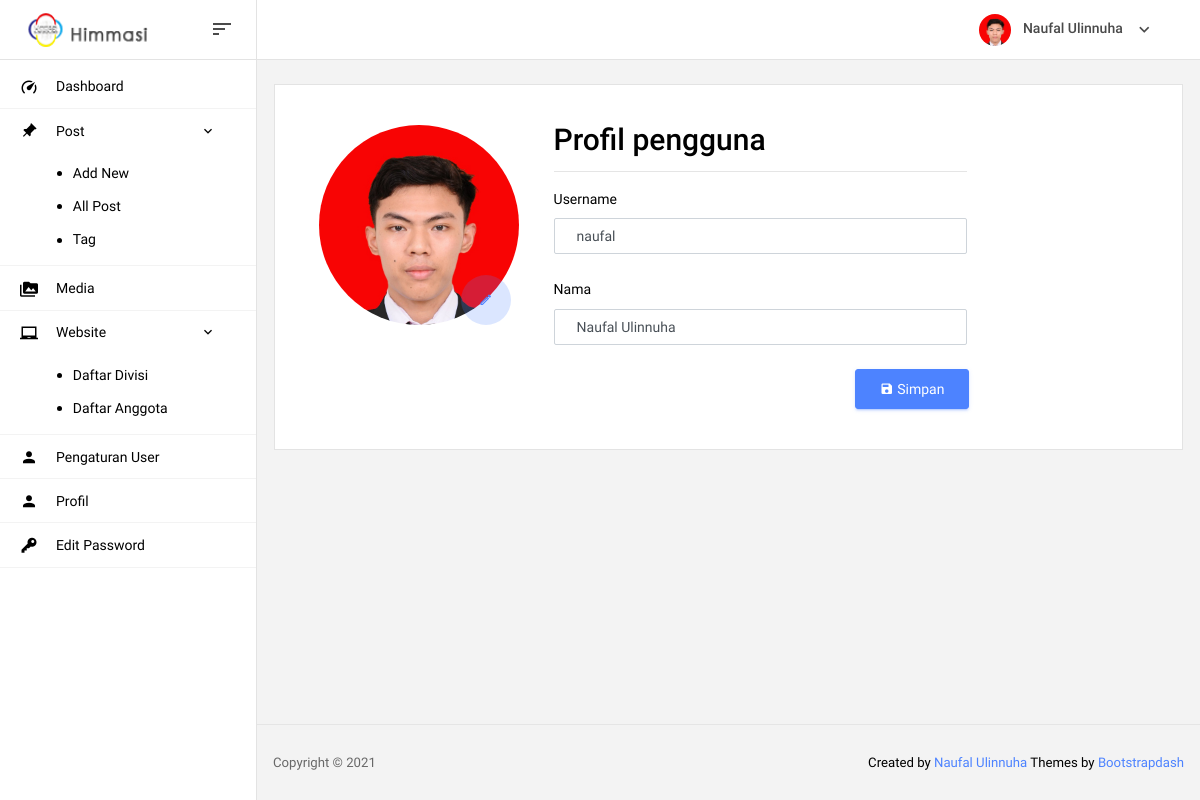
/admin/index.php?page=profil (signed in), run on the app's committed database.
### tables this page shows
CREATE TABLE `user` (
  `id_user` int(11) NOT NULL,
  `nama` varchar(100) NOT NULL,
  `username` varchar(50) NOT NULL,
  `password` varchar(50) NOT NULL,
  `level` varchar(50) NOT NULL,
  `jabatan` varchar(50) NOT NULL,
  `foto` varchar(50) NOT NULL
);

### admin/includes/session.php (called while the page is built, shortened)
<?php
	$id_user = $_SESSION['id_user'];
	$query = mysqli_query($koneksi,"SELECT `username`, `nama`, `foto` FROM `user` WHERE `id_user` = $id_user");
  	while($data = mysqli_fetch_row($query)){
    	$nama     = $data[1];
    	$foto     = $data[2];
  	}
?>

### admin/page/profil.php (the view, shortened to what this page needs)
<section class="row">
  <div class="col-12 grid-margin stretch-card">
    <div class="card">
      <div class="card-body row">
        <div class="col-md-3 px-2 m-3">
        	<?php
        		$query = mysqli_query($koneksi,"SELECT `username`, `nama`, `foto` FROM `user` WHERE `id_user` = $id_user");
            	while($data = mysqli_fetch_row($query)){
               	$username = $data[0];
               	$nama     = $data[1];
               	$foto     = $data[2];
            	}
        	?>
          <img src="assets/img/profil/<?= $foto ?>" class="rounded-circle mx-auto img-profil" style="width: 200px; height:200px;">
          <button type="button" class="btn btn-inverse-primary btn-rounded btn-social-icon" data-toggle="modal" data-target="#editFoto" style="left: 150px; top: 150px; position: absolute;">
            <i class="mdi mdi-pencil-outline"></i>
          </button>
        </div>
        <div class="col-md-6 my-3">
          <h2 class="m-0">Profil pengguna</h2>
          <hr>
          <form class="forms-sample" method="post">
            <div class="form-group">
              <label for="username">Username</label>
              <input type="text" class="form-control" id="username" name="username" value="<?= $username ?>" required>
            </div>
            <div class="form-group">
              <label for="nama">Nama</label>
              <input type="text" class="form-control" id="nama" name="nama" value="<?= $nama ?>" required>
            </div>
            <div class="row">
              <button type="submit" name="submit-profil" class="btn btn-primary mr-2 ml-auto">
                <i class="mdi mdi-content-save"></i>
                <span> Simpan</span>
              </button>
            </div>
          </form>
        </div>
      </div>
    </div>
  </div>
</section>

### admin/includes/navbar.php (shortened to what this page needs)
<nav class="navbar col-lg-12 col-12 p-0 fixed-top d-flex flex-row">
      <div class="navbar-brand-wrapper d-flex justify-content-center">
        <div class="navbar-brand-inner-wrapper d-flex justify-content-between align-items-center w-100">
          <a class="navbar-brand brand-logo" href="index.php"><img class="w-100" src="assets/img/logo.png" alt="logo"/></a>
          <button class="navbar-toggler navbar-toggler align-self-center" type="button" data-toggle="minimize">
            <span class="mdi mdi-sort-variant"></span>
          </button>
        </div>
      </div>
      <div class="navbar-menu-wrapper d-flex align-items-center justify-content-end">
        <ul class="navbar-nav navbar-nav-right">
          <li class="nav-item nav-profile dropdown">
            <a class="nav-link dropdown-toggle" href="#" data-toggle="dropdown" id="profileDropdown">
              <img src="assets/img/profil/<?= $foto ?>" class="img-profil" alt="profile"/>
              <span class="nav-profile-name"><?= $nama ?></span>
            </a>
          </li>
        </ul>
      </div>
    </nav>

### admin/includes/head.php (style rules this page uses)
.btn i { font-size: 14px; }
.img-profil { object-fit: cover; object-position: top }
.form-control { border: 1px solid #ced4da; height: 36px !important; }
.card { border: 1px solid #e3e3e3; }

### data on the page
user: foto (picture), nama "Naufal Ulinnuha", username "naufal"
